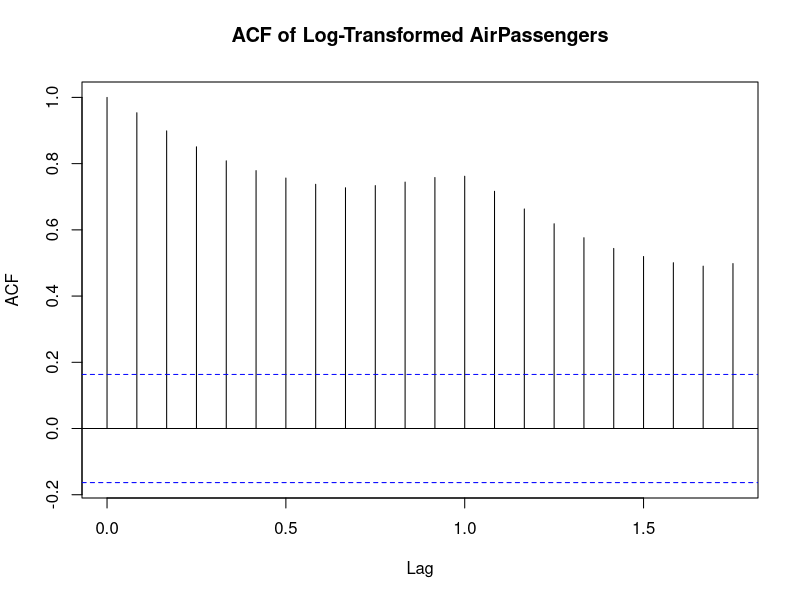
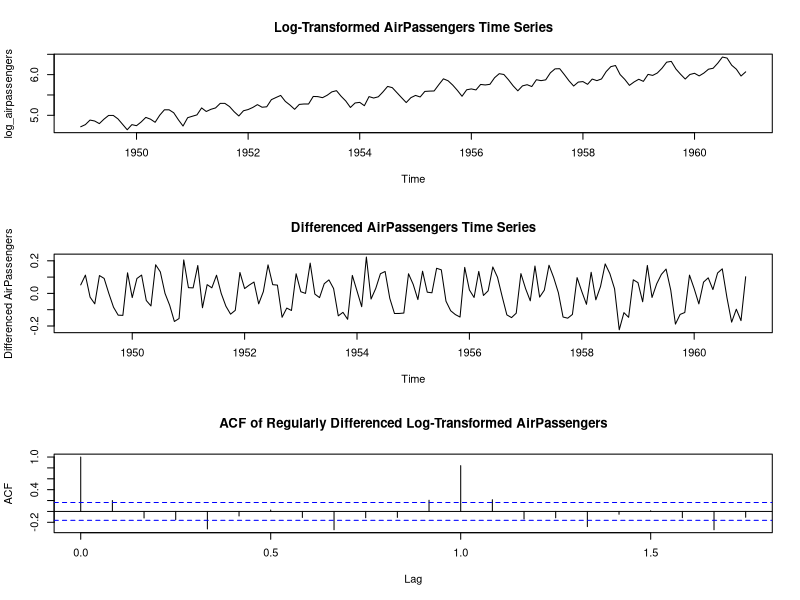
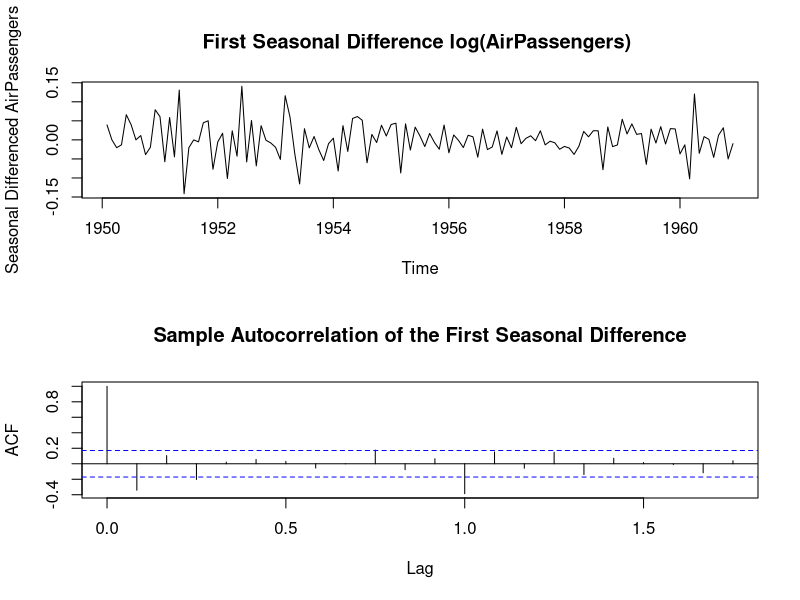
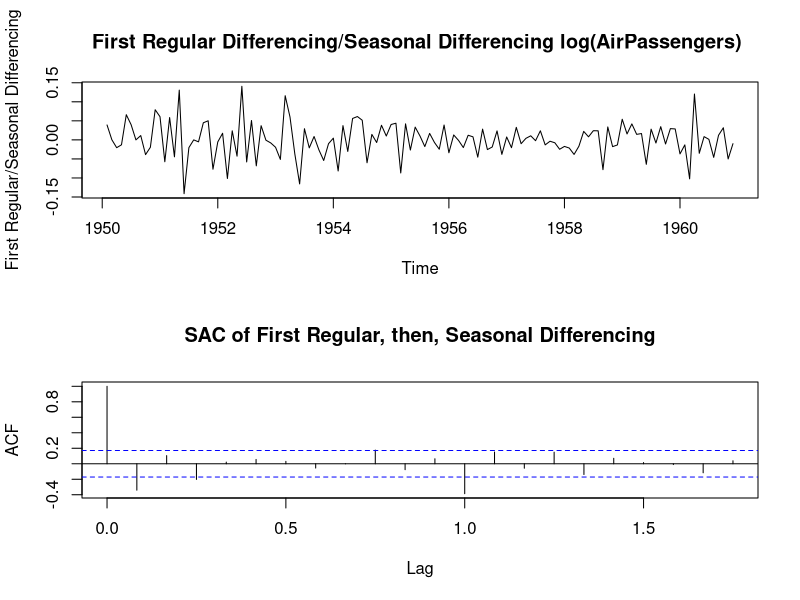

Recreate these plots in R, in order.
# Load the AirPassengers dataset
data("AirPassengers")

# Log transformation to stabilize variance
log_airpassengers <- log(AirPassengers)

# Plot the ACF of the log-transformed series
acf(log_airpassengers, main = "ACF of Log-Transformed AirPassengers")

# Regular differencing
diff_log_airpassengers <- diff(log_airpassengers, lag=1, diff=1)

# Set up the plotting area with mfrow
par(mfrow = c(3, 1))  # 3 rows, 1 column

# Plot the ACF of the log-transformed series
plot(log_airpassengers, main = "Log-Transformed AirPassengers Time Series")

#plot of the differenced data
plot(diff_log_airpassengers, main = "Differenced AirPassengers Time Series", ylab = "Differenced AirPassengers")

# Plot the ACF of the regular differenced series
acf(diff_log_airpassengers, main = "ACF of Regularly Differenced Log-Transformed AirPassengers")
#pacf(diff_log_airpassengers, main = "PACF of Regularly Differenced Log-Transformed AirPassengers")


# Set up the plotting area with mfrow
par(mfrow = c(2, 1))  # 3 rows, 1 column
#Apply seasonal Differencing

# Seasonal differencing after regular differencing
seasonal_diff_log_airpassengers <- diff(diff_log_airpassengers, lag = 12, diff=1)

#plot of the differenced data
plot(seasonal_diff_log_airpassengers, main = "First Seasonal Difference log(AirPassengers) ", ylab = "Seasonal Differenced AirPassengers")

# Plot the ACF of the seasonally differenced series
acf(seasonal_diff_log_airpassengers, main = "Sample Autocorrelation of the First Seasonal Difference")

#First take regular diffferencing, then seasonal differencing
# Regular differencing followed by seasonal differencing
# Set up the plotting area with mfrow
par(mfrow = c(2, 1))  # 3 rows, 1 column 

combined_diff_log_airpassengers <- diff(log_airpassengers, differences = 1)
combined_diff_log_airpassengers <- diff(combined_diff_log_airpassengers, lag = 12)

#plot of the differenced data
plot(combined_diff_log_airpassengers, main = "First Regular Differencing/Seasonal Differencing log(AirPassengers) ", ylab = "First Regular/Seasonal Differencing")

# Plot the ACF of the combined differenced series
acf(combined_diff_log_airpassengers, main = "SAC of First Regular, then, Seasonal Differencing")# Load necessary package
#library(forecast)

# Plot the PACF of the combined differenced series
#pacf(diff_log_airpassengers, main = "PACF of Log-Transformed AirPassengers After Regular and Seasonal Differencing")
#Question 2c
# Plot ACF
#par(mfrow = c(2, 1))  # 3 rows, 1 column 
#acf(combined_diff_log_airpassengers, main = "ACF of Differenced Log-Transformed AirPassengers")

# Plot PACF
#pacf(combined_diff_log_airpassengers, main = "PACF of Differenced Log-Transformed AirPassengers")

